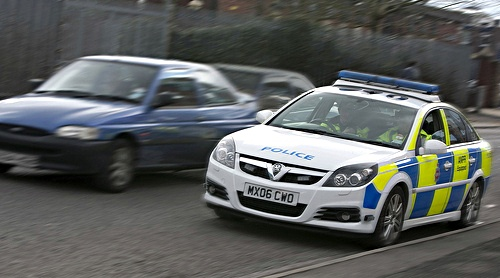
//> input picture anpr_progress/rect_blobs_pic1.jpg, 500 x 278 px
$ ./plate_hist rect_blobs_pic1.jpg   (built with g++ and OpenCV 4)
//> lines starting //> are read from the running program, lines starting //| are printed output that depends on the picture; after the words box and inside, x2 and y2 are one past the last pixel; in counts of white or black regions, pixels touching at a corner belong together
#include <cv.h>
#include <highgui.h>

IplImage* DrawHistogram( CvHistogram*,float ,float);

int main(int argc, char** argv){

	IplImage* img = cvLoadImage(argv[1], CV_LOAD_IMAGE_GRAYSCALE);
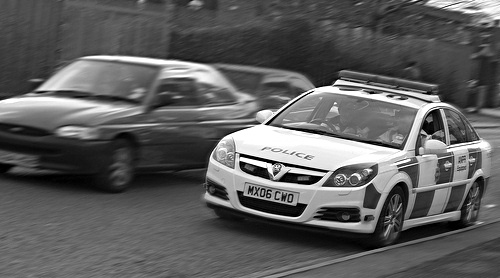
//> img: 278 rows x 500 cols, CV_8UC1; min 0, max 255, mean 94.2

    int numBins = 256; //number of bins in the dimension
    float range[] = {0, 255}; //value pair for the single dimension
    float *ranges[] = { range }; // ranges array to store the ranges for each dim

    // Create histogram with 1 dimension
    CvHistogram *hist = cvCreateHist(1, &numBins, CV_HIST_ARRAY, ranges, 1);
    // Clear histogram from garbage values
    cvClearHist(hist);

    // Create single channel images to store binary image
    IplImage* thres = cvCreateImage(cvGetSize(img), 8, 1);

    cvThreshold(img,thres,128,255,CV_THRESH_OTSU);
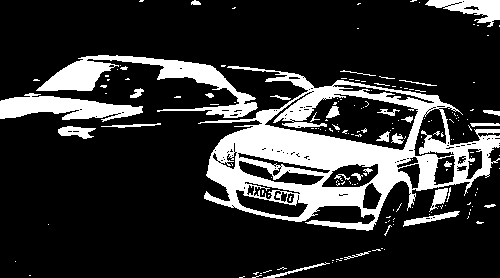
//> thres: 278 rows x 500 cols, CV_8UC1; 19.4% white; 177 white regions (145 under 20 px), largest, box (x1, y1, x2, y2) and area: (198, 66, 500, 231) 17091, (36, 55, 258, 118) 3793, (0, 93, 143, 122) 2312

    // Calculate histogram for each color and draw it to the single channel image for the same color
    cvCalcHist(&thres, hist, 0, 0);
    IplImage* imgHistThres = DrawHistogram(hist,1,1);
    cvClearHist(hist);

    cvNamedWindow("Thres", CV_WINDOW_AUTOSIZE);
    cvNamedWindow("ThresHist", CV_WINDOW_AUTOSIZE);

    cvShowImage("Thres", thres);
    cvShowImage("ThresHist", imgHistThres);

    cvWaitKey(0);
    return 0;
}

IplImage* DrawHistogram( CvHistogram *hist, float scaleX=1, float scaleY=1){
//> called with scaleX = 1, scaleY = 1

    float histMax = 0;
    cvGetMinMaxHistValue(hist, 0, &histMax, 0, 0);

    IplImage* imgHist = cvCreateImage(cvSize(256*scaleX, 64*scaleY), 8 ,1);
    cvZero(imgHist);
    int i;
    for(i=0;i<255;i++)
    {
        float histValue = cvQueryHistValue_1D(hist, i);
        float nextValue = cvQueryHistValue_1D(hist, i+1);

        CvPoint pt1 = cvPoint(i*scaleX, 64*scaleY);
        CvPoint pt2 = cvPoint(i*scaleX+scaleX, 64*scaleY);
        CvPoint pt3 = cvPoint(i*scaleX+scaleX, (64-nextValue*64/histMax)*scaleY);
        CvPoint pt4 = cvPoint(i*scaleX, (64-histValue*64/histMax)*scaleY);

        int numPts = 5;
        CvPoint pts[] = {pt1, pt2, pt3, pt4, pt1};

        cvFillConvexPoly(imgHist, pts, numPts, cvScalar(255,0,0,0),8,0);
    }
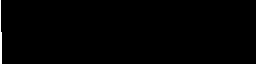
//> imgHist: 64 rows x 256 cols, CV_8UC1; 0.59% white; 1 white region, box (x1, y1, x2, y2) and area: (0, 0, 2, 64) 96
    return imgHist;
}
